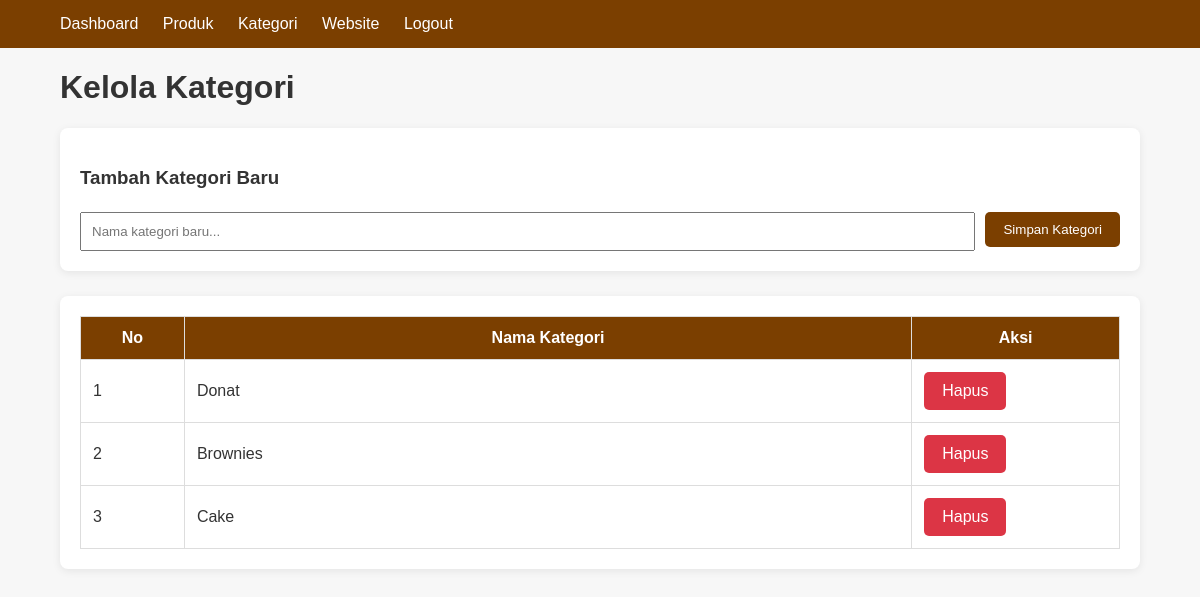
Page /admin/kategori.php (signed in) on the committed database.
### tables this page shows
CREATE TABLE IF NOT EXISTS `kategori` (
  `id` int(11) NOT NULL AUTO_INCREMENT,
  `nama_kategori` varchar(50) NOT NULL,
  `created_at` timestamp NOT NULL DEFAULT CURRENT_TIMESTAMP,
  PRIMARY KEY (`id`)
);

### admin/kategori.php (the view, shortened to what this page needs)
<?php
require_once "../config/database.php";
$query = mysqli_query($conn, "SELECT * FROM kategori ORDER BY id DESC");
?>
<!DOCTYPE html>
<html>
<head>
    <link rel="stylesheet" href="../assets/style.css">
</head>
<body>
<div class="navbar">
    <div class="container">
        <a href="index.php">Dashboard</a>
        <a href="produk.php">Produk</a>
        <a href="kategori.php">Kategori</a>
        <a href="../index.php">Website</a>
        <a href="logout.php">Logout</a>
    </div>
</div>
<div class="container">
    <h1>Kelola Kategori</h1>
    <div class="card" style="margin-bottom: 25px;">
        <h3>Tambah Kategori Baru</h3>
        <form method="POST" style="display: flex; gap: 10px; align-items: center;">
            <input type="text" name="nama_kategori" placeholder="Nama kategori baru..." required style="margin-bottom: 0;">
            <button type="submit" name="tambah_kategori" class="btn" style="white-space: nowrap;">Simpan Kategori</button>
        </form>
    </div>
    <div class="card">
        <table>
            <tr>
                <th style="width: 10%;">No</th>
                <th>Nama Kategori</th>
                <th style="width: 20%;">Aksi</th>
            </tr>
            <?php
            $no = 1;
            while ($row = mysqli_fetch_assoc($query)):
            ?>
            <tr>
                <td><?= $no++; ?></td>
                <td><?= htmlspecialchars($row['nama_kategori']); ?></td>
                <td>
                    <a href="kategori.php?hapus=<?= $row['id']; ?>"
                       class="btn btn-danger"
                       onclick="return confirm('Yakin ingin menghapus kategori ini?')">
                       Hapus
                    </a>
                </td>
            </tr>
            <?php endwhile; ?>
        </table>
    </div>
</div>
</body>
</html>

### assets/style.css (style rules this page uses)
* { box-sizing: border-box; }
body { margin: 0; font-family: Arial, sans-serif; background: #f7f7f7; color: #333; }
.container { width: 90%; max-width: 1100px; margin: auto; }
.navbar { background: #7b3f00; padding: 15px 0; }
.navbar a { color: white; text-decoration: none; margin-right: 20px; }
.btn { display: inline-block; padding: 10px 18px; background: #7b3f00; color: white; text-decoration: none; border-radius: 5px; border: none; cursor: pointer; }
.btn-danger { background: #dc3545; }
.card { background: white; padding: 20px; border-radius: 8px; margin-bottom: 20px; box-shadow: 0 2px 8px rgba(0,0,0,0.08); }
input, textarea, select { width: 100%; padding: 10px; margin-top: 5px; margin-bottom: 15px; }
table { width: 100%; border-collapse: collapse; background: white; }
th, td { padding: 12px; border: 1px solid #ddd; }
th { background: #7b3f00; color: white; }

### rows in the picture
kategori: nama_kategori "Donat"
kategori: nama_kategori "Brownies"
kategori: nama_kategori "Cake"
